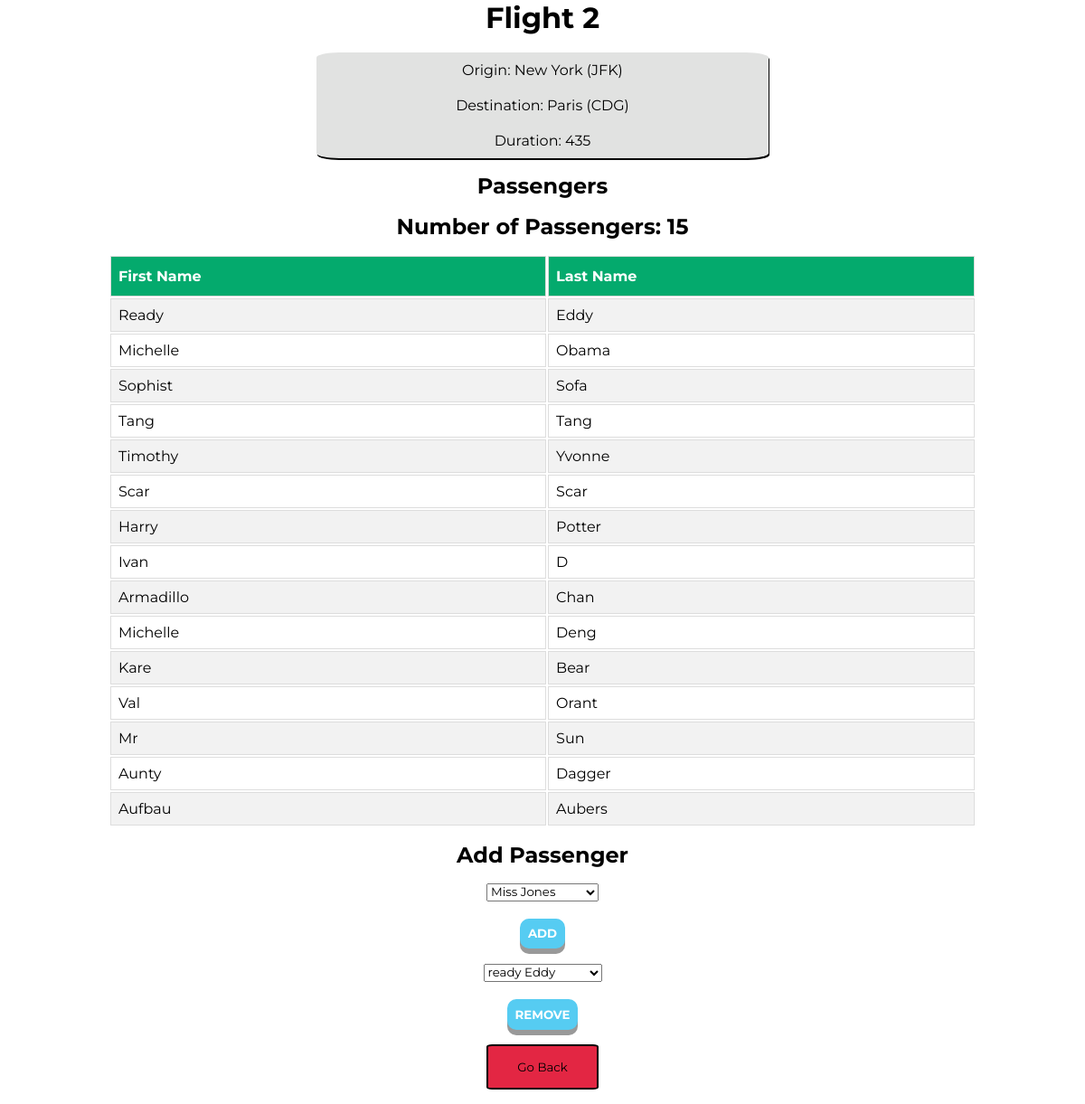
Page /flights/2 on the committed database.
### flights/models.py (models this page shows, shortened)
class Flight(models.Model):
    origin = models.ForeignKey(Airport, on_delete=models.CASCADE, related_name='departures') #if you delete an aiport, it will delete the flight
    destination = models.ForeignKey(Airport, on_delete=models.CASCADE, related_name='arrivals')
    duration = models.IntegerField()

class Airport(models.Model):
    code = models.CharField(max_length=3)
    city = models.CharField(max_length=64)
    city_link = models.URLField(max_length=128, default='www.google.com')
    image = models.ImageField(upload_to=None, height_field=None, width_field=None, max_length=100, blank=True)
    def __str__(self):
        return f"{self.city} ({self.code})"

class Passenger(models.Model):
    first = models.CharField(max_length=64)
    last = models.CharField(max_length=64)
    flights = models.ManyToManyField(Flight, blank=True, related_name="passengers")
    ticketprice = models.DecimalField(max_digits=6, decimal_places=2, default=100.00)
    MALE = "Male"
    FEMALE = "Female"
    PRIVATE = "Private"
    Choices = [
        ("male", MALE),
        ("female", FEMALE),
        ("private", PRIVATE)
    ]
    gender = models.CharField(max_length=8, choices=Choices, default="private", blank=True)
    def __str__(self):
        return f"{self.first} {self.last}"

### flights/views.py (the view)
# urls.py: path("<int:flight_id>", views.flight, name="flight"),
def flight(request, flight_id):
    over = True
    max_id = Flight.objects.last().id
    if flight_id <= max_id:
        flight = Flight.objects.get(pk=flight_id)
        return render(request, "flights/flight.html" ,{
            "flight": flight,
            "over": over,
            "passengers": flight.passengers.all(),
            "num": len(flight.passengers.all()),
            "non_passengers": Passenger.objects.exclude(flights=flight).all()
        })
    else:
        over = False
        return render(request, "flights/flight.html" ,{
            "over": over
        })

### flights/templates/flights/flight.html (shortened to what this page needs)
{% extends "flights/layout.html" %}
{% load static %}
{% block title %}
<link rel="stylesheet" href="{% static 'flights/styles.css' %}">
{% endblock %}
{% block body %}
{% if over %}
    <div class="header">
        <h1>Flight {{flight.id}}</h1>
    </div>
    <br>
    <div class="flights">
        <ul class="flight-list">
            <li><a href="{{flight.origin.city_link}}">Origin: {{flight.origin}}</a></li>
            <li><a href="{{flight.destination.city_link}}">Destination: {{flight.destination}}</a></li>
            <li>Duration: {{flight.duration}}</li>
        </ul>
    </div>
    <h2 class="center">Passengers</h2>
    <h2 class="center">Number of Passengers: {{num}}</h2>
    <div class="passengers">
        {% if passengers %}
            <table id="passenger-list">
                <tr>
                    <th>First Name</th>
                    <th>Last Name</th>
                </tr>
                {% for passenger in passengers %}
                <tr>
                    <td>{{passenger.first}}</td>
                    <td>{{passenger.last}}</td>
                </tr>
                {% endfor %}
            </table>
        {% else %}
            <p>No Passengers</p>
        {% endif %}
    </div>
{% else %}
    <p>No Flight of that Index</p>
{% endif %}
{% if non_passengers %}
    <h2 class="center">Add Passenger</h2>
    <div class="center">
        <form action="{% url 'airport:book' flight.id %}" method="post">
            <select name="passengeradd" id="">
                {% for passenger in non_passengers %}
                <option value="{{passenger.id}}">{{passenger}}</option>
                {% endfor %}
            </select>
            <br>
            <br>
            <input type="submit" class="btn-primary btn" value="ADD">
        </form>
    </div>
{% else %}
    <h2 class="center">No More Passengers Available To Add</h2>
{% endif %}
{% if passengers %}
    <div class="center">
        <form action="{% url 'airport:book' flight.id %}" method="post">
            <select name="passengerremove" id="">
                {% for passenger in passengers %}
                <option value="{{passenger.id}}">{{passenger}}</option>
                {% endfor %}
            </select>
            <br>
            <br>
            <input type="submit" class="btn-primary btn" value="REMOVE">
        </form>
    </div>
{% else %}
    <h2 class="center">No Passengers To Remove</h2>
{% endif %}
<div class="center">
    <a href="{% url 'airport:index' %}"><button class="btn-main">Go Back</button></a>
</div>
{% endblock %}

### flights/static/flights/styles.css (style rules this page uses)
* { margin: 0; padding: 0; font-family: "Montserrat"; }
.flight-list { list-style-type: none; display: flex; flex-direction: column; justify-content: center; }
.flight-list li { margin-left: auto; margin-right: auto; margin-bottom: 20px; justify-content: center; }
.flight-list li:last-child { margin-bottom: 0; }
.flights { margin: auto; width: 40%; background-color: #E1E2E1; border: 1px black; border-radius: 5%; padding: 10px; box-shadow: 1px 2px; display: flex; flex-direction: column; justify-content: center; }
.header { margin: auto; width: 50%; margin-bottom: 2%; display: inline; justify-content: center; text-align: center; width: auto; }
.btn-main { border: 2px solid black; background-color: #E32643; padding: 15px 32px; text-align: center; display: inline-block; border-radius: 5%; transition: ease-in 0.5s; }
.center { display: block; margin: auto; width: 50%; text-align: center; margin-top: 1rem; margin-bottom: 1rem; }
a:link { text-decoration: none; color: #000000; }
#passenger-list { font-family: Arial, Helvetica, sans-serif; border-collapse: separate; width: 80%; margin: auto; }
#passenger-list td, #passenger-list th { border: 1px solid #ddd; padding: 8px; text-transform: capitalize; }
#passenger-list tr:nth-child(even) { background-color: #f2f2f2; }
#passenger-list th { padding-top: 12px; padding-bottom: 12px; text-align: left; background-color: #04AA6D; color: white; }
.btn-primary { color: white; background-color: #56CCF2; border: none; border-radius: 10px; font-weight: bold; box-shadow: 0 6px #999; }
.btn { text-align: center; vertical-align: middle; padding: .67em; cursor: pointer; }

### rows in the picture
Flight: id "2", origin "New York (JFK)", destination "Paris (CDG)", duration "435"
Passenger: first "Ready", last "Eddy"
Passenger: first "Michelle", last "Obama"
Passenger: first "Sophist", last "Sofa"
Passenger: first "Tang", last "Tang"
Passenger: first "Timothy", last "Yvonne"
Passenger: first "Scar", last "Scar"
Passenger: first "Harry", last "Potter"
Passenger: first "Ivan", last "D"
Passenger: first "Armadillo", last "Chan"
Passenger: first "Michelle", last "Deng"
Passenger: first "Kare", last "Bear"
Passenger: first "Val", last "Orant"
Passenger: first "Mr", last "Sun"
Passenger: first "Aunty", last "Dagger"
Passenger: first "Aufbau", last "Aubers"

### other values in the picture
{{ num }} "15"
form field passengeradd "Miss Jones"
form field passengerremove "ready Eddy"
